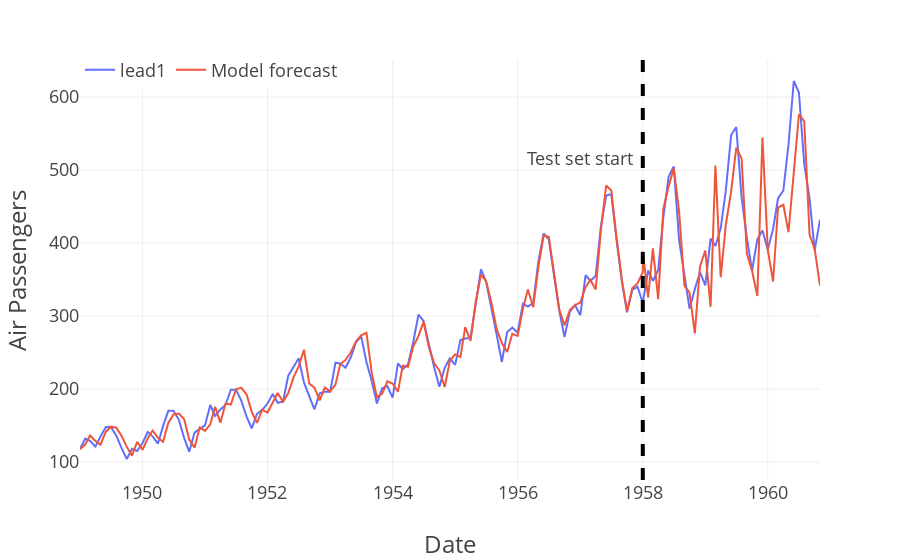

The notebook cell saved with this chart:
### Code cell
# %% [markdown]
# ## Create the datasets and data loaders

# %%
from matplotlib import pyplot as plt
from torch.utils.data import DataLoader
torch.manual_seed(101)

batch_size = 4
sequence_length = 3

train_dataset = SequenceDataset(
    df_train,
    target=target,
    sequence_length=sequence_length
)
test_dataset = SequenceDataset(
    df_test,
    target=target,
    sequence_length=sequence_length
)

train_loader = DataLoader(train_dataset, batch_size=batch_size, shuffle=True)
test_loader = DataLoader(test_dataset, batch_size=batch_size, shuffle=False)

X, y = next(iter(train_loader))
print("Features shape:", X.shape)
print("Target shape:", y.shape)

# %% [markdown]
# # The model and learning algorithm

# %%
from torch import nn

class ShallowRegressionLSTM(nn.Module):
    def __init__(self, hidden_units):
        super().__init__()
        self.hidden_units = hidden_units
        self.num_layers = 1

        self.lstm = nn.LSTM(
            input_size=1,
            hidden_size=hidden_units,
            batch_first=True,
            num_layers=self.num_layers
        )

        self.linear = nn.Linear(in_features=self.hidden_units, out_features=1)

    def forward(self, x):
        batch_size = x.shape[0]
        h0 = torch.zeros(self.num_layers, batch_size, self.hidden_units).requires_grad_()
        c0 = torch.zeros(self.num_layers, batch_size, self.hidden_units).requires_grad_()
        
        _, (hn, _) = self.lstm(x, (h0, c0))
        out = self.linear(hn[0]).flatten()

        return out


# %%
learning_rate = 1e-3
num_hidden_units = 32

model = ShallowRegressionLSTM(hidden_units=num_hidden_units)
loss_function = nn.MSELoss()
optimizer = torch.optim.Adam(model.parameters(), lr=learning_rate)

# %% [markdown]
# # Train

# %%
def train_model(data_loader, model, loss_function, optimizer):
    num_batches = len(data_loader)
    total_loss = 0
    model.train()
    
    for X, y in data_loader:
        output = model(X)
        loss = loss_function(output, y)

        optimizer.zero_grad()
        loss.backward()
        optimizer.step()

        total_loss += loss.item()

    avg_loss = total_loss / num_batches
    print(f"Train loss: {avg_loss}")
    return avg_loss

def test_model(data_loader, model, loss_function):
    
    num_batches = len(data_loader)
    total_loss = 0

    model.eval()
    with torch.no_grad():
        for X, y in data_loader:
            output = model(X)
            total_loss += loss_function(output, y).item()

    avg_loss = total_loss / num_batches
    print(f"Test loss: {avg_loss}")
    return avg_loss

# Store losses per epoch
train_losses = []
test_losses = []

print("Untrained test\n--------")
initial_test_loss = test_model(test_loader, model, loss_function)
test_losses.append(initial_test_loss)
print()

for ix_epoch in range(1000):
    print(f"Epoch {ix_epoch}\n---------")
    train_loss = train_model(train_loader, model, loss_function, optimizer=optimizer)
    train_losses.append(train_loss)
    
    test_loss = test_model(test_loader, model, loss_function)
    test_losses.append(test_loss)
    print()


# Plot loss per epoch
plt.figure(figsize=(10,5))
plt.plot(train_losses, label='Training loss')
plt.plot(test_losses, label='Testing loss')
plt.xlabel('Epochs')
plt.ylabel('Loss')
plt.legend()
plt.show()

# %% [markdown]
# # Evaluation

# %%
def predict(data_loader, model):
    """Just like `test_loop` function but keep track of the outputs instead of the loss
    function.
    """
    output = torch.tensor([])
    model.eval()
    with torch.no_grad():
        for X, _ in data_loader:
            y_star = model(X)
            output = torch.cat((output, y_star), 0)
    
    return output

# %%
train_eval_loader = DataLoader(train_dataset, batch_size=batch_size, shuffle=False)

ystar_col = "Model forecast"
df_train[ystar_col] = predict(train_eval_loader, model).numpy()
df_test[ystar_col] = predict(test_loader, model).numpy()

df_out = pd.concat((df_train, df_test))[[target, ystar_col]]

for c in df_out.columns:
    df_out[c] = df_out[c] * target_stdev + target_mean

print(df_out)

# %%
fig = px.line(df_out, labels={'value': "Air Passengers", 'Month': 'Date'})
fig.add_vline(x=test_start, line_width=4, line_dash="dash")
fig.add_annotation(xref="paper", x=0.75, yref="paper", y=0.8, text="Test set start", showarrow=False)
fig.update_layout(
  template=plot_template, legend=dict(orientation='h', y=1.02, title_text="")
)
fig.show()
# fig.write_image("air_passengers_forecast.png", width=1200, height=600)

### Figure 1 — Plotly figure (JSON) as saved in the notebook; plotly's stock layout.template omitted (floating-point values rounded to 4 significant figures; data arrays with more than 128 entries replaced by an {"elided": "..."} marker saying what was removed)
{"data": [{"hovertemplate": "variable=lead1<br>Date=%{x}<br>Air Passengers=%{y}<extra></extra>", "legendgroup": "lead1", "line": {"color": "#636efa", "dash": "solid"}, "marker": {"symbol": "circle"}, "mode": "lines", "name": "lead1", "orientation": "v", "showlegend": true, "type": "scatter", "x": {"elided": "144 str values"}, "xaxis": "x", "y": {"elided": "144 int values"}, "yaxis": "y"}, {"hovertemplate": "variable=Model forecast<br>Date=%{x}<br>Air Passengers=%{y}<extra></extra>", "legendgroup": "Model forecast", "line": {"color": "#EF553B", "dash": "solid"}, "marker": {"symbol": "circle"}, "mode": "lines", "name": "Model forecast", "orientation": "v", "showlegend": true, "type": "scatter", "x": {"elided": "144 str values"}, "xaxis": "x", "y": {"elided": "144 float values"}, "yaxis": "y"}], "layout": {"annotations": [{"showarrow": false, "text": "Test set start", "x": 0.75, "xref": "paper", "y": 0.8, "yref": "paper"}], "legend": {"orientation": "h", "title": {"text": ""}, "tracegroupgap": 0, "y": 1.02}, "margin": {"t": 60}, "shapes": [{"line": {"dash": "dash", "width": 4}, "type": "line", "x0": "1958-01-01", "x1": "1958-01-01", "xref": "x", "y0": 0, "y1": 1, "yref": "y domain"}], "xaxis": {"anchor": "y", "domain": [0, 1], "title": {"text": "Date"}}, "yaxis": {"anchor": "x", "domain": [0, 1], "title": {"text": "Air Passengers"}}}}
